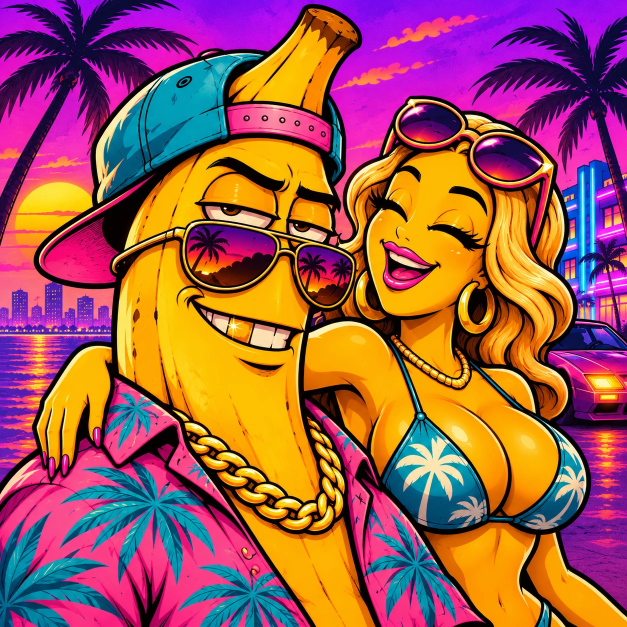
#> input picture assets/brand/pfp_bananas.webp, 1254 x 1254 px (shown at 1/2 size)
$ python -i nahled.py   (imports and definitions only)   (older library calls are emulated)
#> lines starting #> are read from the running program, lines starting #| are printed output that depends on the picture
#> further down, picture is the input picture: shape (1254, 1254, 3); mean B, G, R 82, 88.3, 159.4
### cv_safe.py
"""
OpenCV cannot open a file whose path has non-ASCII characters on Windows (19. 11.: on the 24/7 PC the venv sits
under a folder with a diacritic, every Haar cascade loaded empty and every YouTube render failed with
'CascadeClassifier::detectMultiScale ... !empty()'). cascade() copies the XML to an ASCII folder first when needed.
"""
import os
import shutil
import tempfile
from pathlib import Path

import cv2


# [7 lines left out: function ascii_dir, not called in this run]


def cascade(name):
    """A loaded Haar cascade by file name (cv2.data.haarcascades); raises instead of returning an empty one."""
    src = Path(cv2.data.haarcascades) / name
    path = src
    if not str(src).isascii():
        path = ascii_dir() / name
        if not path.exists() or path.stat().st_size != src.stat().st_size:
            shutil.copyfile(src, path)
    c = cv2.CascadeClassifier(str(path))
    if c.empty():
        raise RuntimeError(f"OpenCV cascade {name} did not load from {path}")
    return c


# [13 lines left out: function ascii_path, not called in this run]

### nahled.py
"""
nahled.py - INPUTS for the YouTube thumbnail of a long-form compilation (or a short).

Aleš 17. 11.: thumbnails are made by an AI image generator, not composited here. This script only
prepares what the generator gets, in <out>/nahled_vstup/:
  frame.jpg   payoff frame of the best moment, 16:9, zoomed into the game: the side with the
              Twitch chat overlay and the HUD at the bottom are pushed out of the picture
  face.jpg    the streamer's face from his facecam, the frame around the payoff with the most
              expression (mouth / eyes moving away from his neutral face, loud audio) that is
              also sharp; upscaled with Lanczos at most 2.5x + light unsharp
  meta.json   brand, series, channel, tags, 3 text options (2-4 words, never the title),
              brand colours, where the character is in frame.jpg (YOLOX box, conf >= 0.4)

Usage:
  python nahled.py long out/_long/bananas/2026-11-19_funny-day.meta.json
  python nahled.py short out/xqc/20261117_twitch_xyz/meta.json --znacka fanpage
  python nahled.py moment --source x.mp4 --peak 12.3 --channel xqc --znacka bananas --tag crash --out dir
"""

import argparse
import json
import re
import random
import subprocess
import sys
from pathlib import Path

import cv2
import cv_safe                                  # OpenCV + non-ASCII paths on Windows (24/7 PC)
import numpy as np

import klipuj as K

HERE = Path(__file__).resolve().parent
FW, FH = 1920, 1080
BRAND_LOOK = {
    "bananas": {"name": "gta6bananaclips", "colors": ["#FFE135", "#111111", "#FFFFFF"], "mascot": "assets/brand/pfp_bananas.webp",
                "style": "funny, bright, banana yellow, cartoon banana mascot"},
    "fanpage": {"name": "gta6fanpageclip", "colors": ["#FF4FD8", "#0B0B12", "#FFFFFF"], "mascot": None,
                "style": "sleek, dark, neon pink, Vice City night"},
}

# 2-4 words, never the title. By series first, then by the best moment's strongest tag.
TEXTS = {
    "bananas": {
        "glitches": ["GTA 6 IS BROKEN", "PHYSICS SAID NO", "WHAT IS THIS"],
        "chases": ["COPS HAD NO CHANCE", "FULL SEND", "HE GOT AWAY?"],
        "funny": ["HE GOT LAUNCHED", "NOT LIKE THIS", "INSTANT REGRET", "BRO WHAT"],
        "glitch": ["GTA 6 IS BROKEN", "PHYSICS SAID NO"],
        "chase": ["COPS HAD NO CHANCE", "FULL SEND"],
        "crash": ["HE GOT LAUNCHED", "WORST DRIVER EVER", "TOTAL WRECK"],
        "rage": ["HE LOST IT", "HE'S SO MAD", "RAGE QUIT?"],
        "first-reaction": ["FIRST TIME IN VICE CITY", "THIS IS GTA 6"],
        "wow": ["NO WAY", "HOW?!", "BRO WHAT"],
        None: ["NOT LIKE THIS", "BRO WHAT", "HE GOT LAUNCHED"],
    },
    "fanpage": {
        "glitches": ["GTA 6 IS BROKEN", "GLITCH CITY", "WHAT IS THIS"],
        "chases": ["CLEANEST ESCAPE", "ZERO CHILL", "FULL SEND"],
        "funny": ["NOT LIKE THIS", "ZERO CHILL", "BRO WHAT"],
        "glitch": ["GTA 6 IS BROKEN", "GLITCH CITY"],
        "chase": ["CLEANEST ESCAPE", "FULL SEND", "TOO CLEAN"],
        "crash": ["TOTAL CHAOS", "FULL SEND", "SENT HIM FLYING"],
        "rage": ["HE LOST IT", "ZERO CHILL"],
        "first-reaction": ["VICE CITY HITS DIFFERENT", "THIS IS GTA 6"],
        "wow": ["TOO CLEAN", "NO WAY", "VICE CITY CHAOS"],
        None: ["VICE CITY CHAOS", "TOO CLEAN", "NO WAY"],
    },
}

_cascade = _profile = _yolo = _eyes = None

# [8 lines left out: function grab, not called in this run]

def sharp(img):
    return float(cv2.Laplacian(cv2.cvtColor(img, cv2.COLOR_BGR2GRAY), cv2.CV_64F).var())

def face_box(img):
    """The biggest face (frontal, else profile both ways) in the facecam crop: (x, y, w, h) or None."""
    global _cascade, _profile
    if _cascade is None:
        _cascade = cv_safe.cascade("haarcascade_frontalface_default.xml")
        _profile = cv_safe.cascade("haarcascade_profileface.xml")
    g = cv2.cvtColor(img, cv2.COLOR_BGR2GRAY)
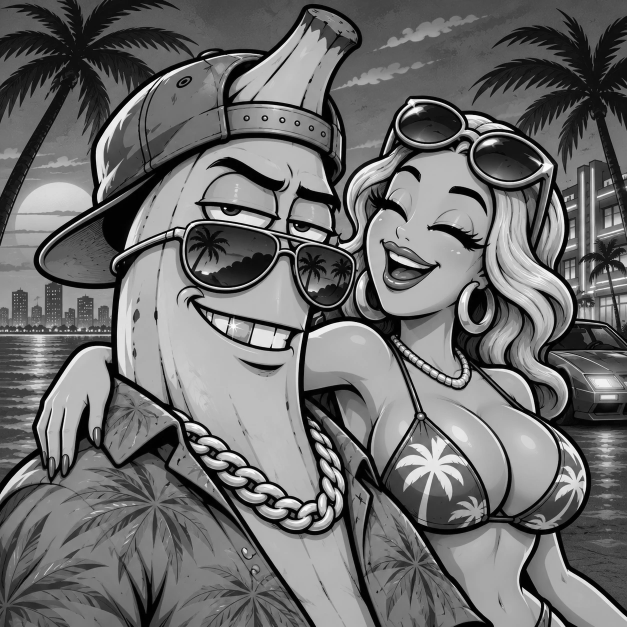
#> g: shape (1254, 1254) (shown at 1/2 size); min 0, max 255, mean 108.8
    ms = (max(24, g.shape[1] // 12),) * 2
#> ms = (104, 104)
    f = list(_cascade.detectMultiScale(g, 1.1, 5, minSize=ms))
#> f = [[722, 571, 180, 180]]
    if not f:
        f = list(_profile.detectMultiScale(g, 1.1, 4, minSize=ms))
        gw = g.shape[1]
        f += [(gw - x - w, y, w, h) for x, y, w, h in _profile.detectMultiScale(cv2.flip(g, 1), 1.1, 4, minSize=ms)]
    return max(f, key=lambda b: b[2] * b[3]) if f else None

def cam_px(cam):
    return [int(round(v / 100 * d)) for v, d in zip(cam, (FW, FH, FW, FH))]

# [154 lines left out: functions best_face, overlay_side, game_frame, character_box, pick_texts, cam_for and 1 more, not called in this run]

# ---------------------------------------------------------------------------
# prompt for Gemini / ChatGPT (Aleš makes the thumbnail there from attachments 1-3)

EMO_PROMPT = {"funny": "laughing hysterically in disbelief", "crash": "pure shock", "chase": "pure shock",
              "wow": "pure shock", "rage": "screaming in rage", "glitch": "confused disbelief",
              "first-reaction": "jaw-dropping awe"}
SCENE_FALLBACK = {   # no vision model: from the tags
    "crash": ("a car crash in the middle of the street", "the wrecked car flying through the air"),
    "chase": ("a police chase at full speed", "the police car right behind him"),
    "glitch": ("the game glitching: a character stuck in a broken pose", "the glitched character"),
    "funny": ("a ridiculous fail in the middle of the street", "the character mid-fail"),
    "rage": ("everything going wrong at once", "the character in trouble"),
    "first-reaction": ("the first look at the city skyline", "the city skyline"),
    "wow": ("a wild moment out of nowhere", "the main character"),
}
COLOR_NAME = {"bananas": ("banana yellow", "#FFE135"), "fanpage": ("hot pink", "#FF4FD8")}
PROMPT = """Create a YouTube thumbnail, 16:9, 1280x720, in the style of the biggest gaming YouTube channels: bold, ultra-saturated, high contrast, cinematic lighting, razor-sharp.
Image 1 is the streamer. Keep their exact identity (face shape, hair, skin tone, headphones), same gender and age. Make the expression extremely exaggerated: {emotion}, eyes wide, mouth wide open, eyebrows up. Place them large on the {face_side} third, cut out with a thin white outline and a soft {color_name} rim glow, shoulders cropped by the bottom edge.
Image 2 is the game moment from GTA 6 (Grand Theft Auto VI): {scene}. Keep the location and the action, but render it as a polished GTA 6 screenshot that anyone recognises at first glance as GTA 6 in Vice City: pastel art-deco buildings of Ocean Drive, pink and teal neon signs, palm trees, golden-hour sunset with a pink-orange sky, GTA-style cars and police cruisers, wet reflective asphalt, motion blur, sparks and debris. Make {key_object} big and unmistakable in the middle of the picture.
Only if it makes the action clearer, add ONE thick bright red arrow with a white outline pointing at {key_object}.
Text: "{text}" in huge heavy sans-serif capitals, white with the last word in {color_name} ({hex}), thick black outline, across the top, readable at 168x94 px.{episode_line}
Add a bold "GTA 6" badge in the bottom {other_side} corner: chunky italic letters filled with the game's pink-orange-purple sunset gradient, white outline, slight drop shadow, about 1/6 of the image width. No other text, no other logos, no UI, no watermarks.
{brand_line}
{badge_line}
Layout: the streamer's face big on the {face_side} third, {brand_who} on the {other_side} third, the action in the middle, the text across the top.
Keep it simple: face, {brand_who}, action, badges, text. Nothing else. Do not invent anything that did not happen in image 2."""
# the account's own face on every thumbnail (Aleš 17. 11.: the invented woman + red arrow is what everybody does)
BRAND_LINE = {
    "bananas": ("Image 3 is our banana mascot: put it big next to the streamer, reacting with the same {emotion} "
                "expression, same cartoon art style as image 3, clean outline."),
    "fanpage": ("Image 3 is our presenter, the same woman on every thumbnail of this channel: keep her face exactly as "
                "in image 3. Put her on the {other_side} third reacting to the action with a shocked gasp, stylish and "
                "confident, fully dressed in a Vice City outfit: {outfit}. Tasteful, no suggestive pose, no focus on "
                "body parts."),
}
BRAND_WHO = {"bananas": "the banana mascot", "fanpage": "our presenter"}
PRESENTER_OUTFITS = [
    "a cropped denim jacket over a white tee, high-waisted jeans, gold hoops",
    "an oversized pastel pink blazer, white tee, wide trousers, sunglasses pushed up",
    "a teal bomber jacket, black turtleneck, cargo pants, chunky sneakers",
    "a white tracksuit with pink stripes, gold chain, cap",
    "a palm-print shirt dress with a belt, denim jacket over the shoulders",
    "a black leather jacket, neon pink hoodie underneath, straight jeans",
]
BADGE = {   # data, not copy: the tier of the #1 moment / its heat
    "bananas": ('In the top {other_side} corner a big tier badge: a rounded square with the letter "{tier}" '
                '(tier list style), in the same font and colours as the text.'),
    "fanpage": ('In the top {other_side} corner a sleek badge "HEAT {heat}/5" with small neon flames, hot pink and '
                'white, in the same font as the text.'),
}

# [4 lines left out: function brand_line, not called in this run]
# second figure on every thumbnail (Aleš 17. 11.): an invented Vice City woman, never a real person and
# never the brand's model / mascot. Outfit, hair and pose vary per video (seeded), always ad-friendly.
WOMAN_LINE = ("Add a second character: a fictional, attractive, curvy woman in sun-soaked Vice City style ({look}), "
              "standing on the {other_side} side near the action, reacting with a shocked, wide-eyed gasp, {pose}. "
              "Confident and glamorous, tasteful, fully clothed, no suggestive pose, no focus on body parts. "
              "She is an invented character, not a real person and not the streamer.")
WOMAN_LOOKS = [
    ("fitted crop top and high-waisted denim shorts, gold hoops, sunglasses pushed up, long wavy dark hair",
     "one hand on her cheek"),
    ("tight floral summer dress, gold hoops, sunglasses pushed up, high ponytail", "both hands over her mouth"),
    ("white tank top, high-waisted denim shorts, oversized gold chain, big curly hair", "one hand on her cheek"),
    ("pastel pink satin slip dress, gold hoops, sunglasses in her hair, sleek long blonde hair",
     "pointing at the action with her mouth open"),
    ("cropped denim jacket over a fitted top, high-waisted white jeans, gold hoops, braids", "one hand on her head"),
    ("neon-colored fitted bodycon dress, chunky gold bracelets, sunglasses pushed up, short bob haircut",
     "leaning back with one hand on her chest"),
]

# [33 lines left out: functions woman_line, brand_ref, scene_text, not called in this run]

def thumb_brand(z):
    """brands.json -> <brand> -> long_flags -> thumb_brand (default on)."""
    return bool(((K.load_json(K.BRANDS, {}).get(z) or {}).get("long_flags") or {}).get("thumb_brand", True))

NO_FACE = ("There is no photo of the streamer: show a young streamer with a gaming headset instead, an invented "
           "person, not anyone real. Make the expression extremely exaggerated: {emotion}, eyes wide, mouth wide open, "
           "eyebrows up. Place them large on the {face_side} third, cut out with a thin white outline and a soft "
           "{color_name} rim glow, shoulders cropped by the bottom edge.")

# [132 lines left out: functions renumber, build_prompt, _prompt, date_ord, prepare_long, main, not called in this run]

# [2 lines not run here, left out]

>>> import cv2
>>> picture = cv2.imread('assets/brand/pfp_bananas.webp')
>>> result = face_box(picture)
#> result = [722, 571, 180, 180]
